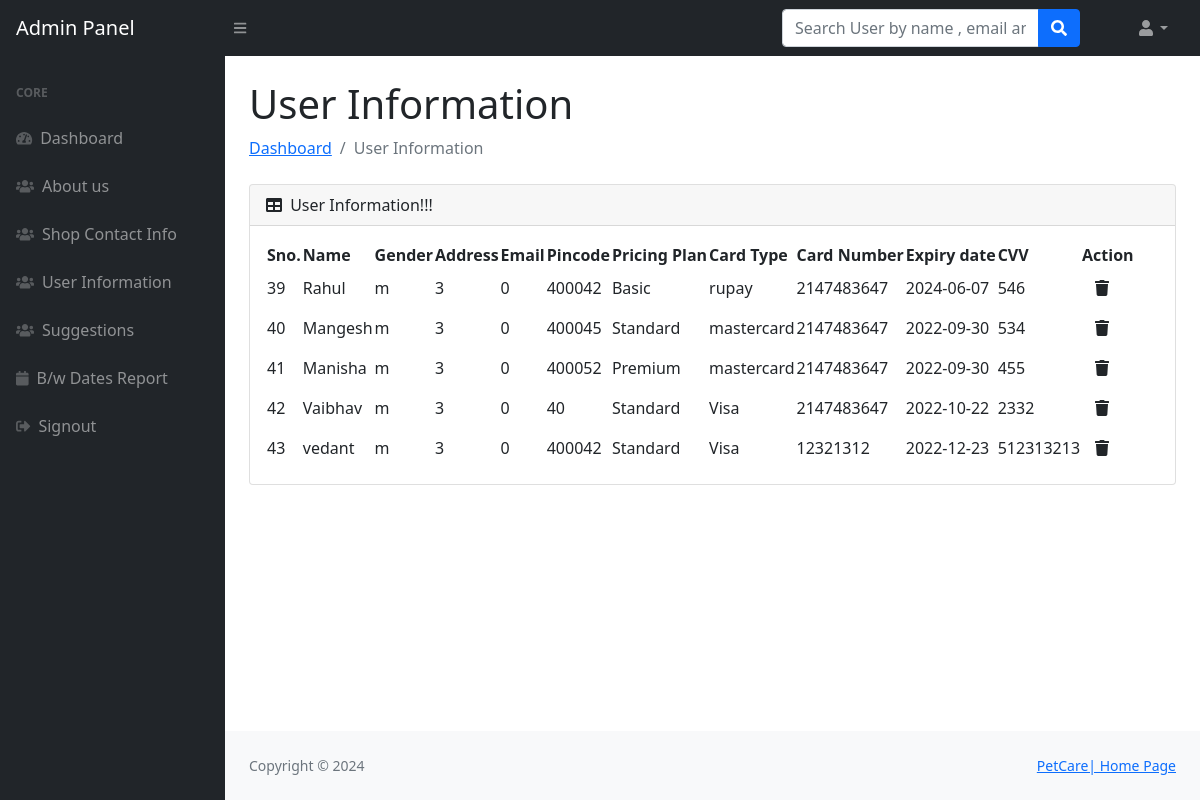
Screenshot of /admin_panel/loginsystem/admin/payment_info.php (signed in) with the database file from the repository.
### tables this page shows
CREATE TABLE `user_info` (
  `my_row_id` bigint unsigned NOT NULL AUTO_INCREMENT /*!80023 INVISIBLE */,
  `id` int NOT NULL,
  `name` varchar(255) NOT NULL,
  `gender` varchar(191) NOT NULL,
  `address` int NOT NULL,
  `email` int NOT NULL,
  `pincode` int NOT NULL,
  `plan` varchar(255) NOT NULL,
  `card_type` varchar(255) NOT NULL,
  `card_number` int NOT NULL,
  `exp_date` date NOT NULL,
  `cvv` int NOT NULL,
  PRIMARY KEY (`my_row_id`)
);

### admin_panel/loginsystem/admin/payment_info.php (the view, shortened to what this page needs)
<?php
if (strlen($_SESSION['adminid']==0)) {
  header('location:logout.php');
  } else{
   ?>
<!DOCTYPE html>
<html lang="en">
    <head>
        <link href="https://cdn.jsdelivr.net/npm/simple-datatables@latest/dist/style.css" rel="stylesheet" />
        <link href="../css/styles.css" rel="stylesheet" />
    </head>
    <body class="sb-nav-fixed">
      <?php include_once('includes/navbar.php');?>
        <div id="layoutSidenav">
         <?php include_once('includes/sidebar.php');?>
            <div id="layoutSidenav_content">
                <main>
                    <div class="container-fluid px-4">
                        <h1 class="mt-4">User Information</h1>
                        <ol class="breadcrumb mb-4">
                            <li class="breadcrumb-item"><a href="dashboard.php">Dashboard</a></li>
                            <li class="breadcrumb-item active">User Information</li>
                        </ol>
                        <div class="card mb-4">
                            <div class="card-header">
                                <i class="fas fa-table me-1"></i>
                                User Information!!!
                            </div>
                            <div class="card-body">
                                <table id="datatablesSimple">
                                    <thead>
                                        <tr>
                                            <th>Sno.</th>
                                            <th>Name</th>
                                            <th>Gender</th>
                                            <th>Address</th>
                                            <th>Email</th>
                                            <th>Pincode</th>
                                            <th>Pricing Plan</th>
                                            <th>Card Type</th>
                                            <th>Card Number</th>
                                            <th>Expiry date</th>
                                            <th>CVV</th>
                                            <th>Action</th>
                                        </tr>
                                    </thead>
                                    <tbody>
                                        <?php
                                        $server = "wecare.mysql.database.azure.com";
                                        $user = "azure";
                                        $password = "Pranay@302002";
                                        $database = "contact_data";
                                        $ssl_mode = MYSQLI_CLIENT_SSL;
                                        $conn = mysqli_init();
                                        mysqli_ssl_set($conn, NULL, NULL, NULL, NULL, NULL);
                                        mysqli_real_connect($conn, $server, $user, $password, $database, 3306, NULL, $ssl_mode);
                                        $ret = mysqli_query($conn, "SELECT * FROM user_info");
                                        while ($row = mysqli_fetch_array($ret)) {
                                        ?>
                                        <tr>
                                            <td><?php echo $row['id'];?></td>
                                            <td><?php echo $row['name'];?></td>
                                            <td><?php echo $row['gender'];?></td>
                                            <td><?php echo $row['address'];?></td>
                                            <td><?php echo $row['email'];?></td>
                                            <td><?php echo $row['pincode'];?></td>
                                            <td><?php echo $row['plan'];?></td>
                                            <td><?php echo $row['card_type'];?></td>
                                            <td><?php echo $row['card_number'];?></td>
                                            <td><?php echo $row['exp_date'];?></td>
                                            <td><?php echo $row['cvv'];?></td>
                                            <td>
                                                <form action="code.php" method="POST">
                                                    <button type="submit" class="btn" name="dltinfo_btn"><i class="fa fa-trash"></i></button>
                                                </form>
                                            </td>
                                        </tr>
                                        <?php
                                        }
                                        ?>
                                    </tbody>
                                </table>
                            </div>
                        </div>
                    </div>
                </main>
  <?php include('../includes/footer.php');?>
            </div>
        </div>
    </body>
</html>
<?php } ?>

### admin_panel/loginsystem/admin/includes/navbar.php (shortened to what this page needs)
<nav class="sb-topnav navbar navbar-expand navbar-dark bg-dark">
          <a class="navbar-brand ps-3" href="dashboard.php">Admin Panel</a>
          <button class="btn btn-link btn-sm order-1 order-lg-0 me-4 me-lg-0" id="sidebarToggle" href="#!"><i class="fas fa-bars"></i></button>
          <form class="d-none d-md-inline-block form-inline ms-auto me-0 me-md-3 my-2 my-md-0">
              <div class="input-group">
              </div>
          </form>
           <form class="d-none d-md-inline-block form-inline ms-auto me-0 me-md-5 my-5 my-md-0" method="post" action="search-result.php">
              <div class="input-group">
                  <input class="form-control" type="text" placeholder="Search User by name , email and contact number" title="Search User by name , email and contact number" aria-describedby="btnNavbarSearch" name="searchkey" />
                  <button class="btn btn-primary" id="btnNavbarSearch" type="submit" ><i class="fas fa-search"></i></button>
              </div>
          </form>
          <ul class="navbar-nav ms-auto ms-md-0 me-3 me-lg-4">
              <li class="nav-item dropdown">
                  <a class="nav-link dropdown-toggle" id="navbarDropdown" href="#" role="button" data-bs-toggle="dropdown" aria-expanded="false"><i class="fas fa-user fa-fw"></i></a>
              </li>
          </ul>
      </nav>

### admin_panel/loginsystem/admin/includes/sidebar.php
 <div id="layoutSidenav_nav">
               <nav class="sb-sidenav accordion sb-sidenav-dark" id="sidenavAccordion">
                   <div class="sb-sidenav-menu">
                       <div class="nav">
                           <div class="sb-sidenav-menu-heading">Core</div>
                           <a class="nav-link" href="dashboard.php">
                               <div class="sb-nav-link-icon"><i class="fas fa-tachometer-alt"></i></div>
                               Dashboard
                           </a>
                           <a class="nav-link" href="Aboutus.php">
                               <div class="sb-nav-link-icon"><i class="fas fa-users"></i></div>
                               About us
                           </a>
                           <a class="nav-link" href="shopcontact.php">
                               <div class="sb-nav-link-icon"><i class="fas fa-users"></i></div>
                               Shop Contact Info
                           </a>
                           <a class="nav-link" href="payment_info.php">
                               <div class="sb-nav-link-icon"><i class="fas fa-users"></i></div>
                               User Information
                           </a>
                           <a class="nav-link" href="sugestions.php">
                               <div class="sb-nav-link-icon"><i class="fas fa-users"></i></div>
                               Suggestions
                           </a>
<a class="nav-link" href="bwdates-report-ds.php">
                               <div class="sb-nav-link-icon"><i class="fa fa-calendar"></i></div>
                               B/w Dates Report
                           </a>
                           <a class="nav-link" href="logout.php">
                               <div class="sb-nav-link-icon"><i class="fas fa-sign-out-alt"></i></div>
                               Signout
                           </a>
                       </div>
                   </div>
               </nav>
           </div>

### admin_panel/loginsystem/includes/footer.php
<div id="layoutAuthentication_footer">
             <footer class="py-4 bg-light mt-auto">
                 <div class="container-fluid px-4">
                     <div class="d-flex align-items-center justify-content-between small">
                         <div class="text-muted">Copyright &copy; <?php echo date('Y');?></div>
                         <div>
                             <a href="../../../index.php"> PetCare| Home Page</a>
                         </div>
                     </div>
                 </div>
             </footer>
         </div>

### rows the page displays
user_info: id "39", name "Rahul", gender "m", address "3", email "0", pincode "400042", plan "Basic", card_type "rupay", card_number "2147483647", exp_date "2024-06-07", cvv "546"
user_info: id "40", name "Mangesh", gender "m", address "3", email "0", pincode "400045", plan "Standard", card_type "mastercard", card_number "2147483647", exp_date "2022-09-30", cvv "534"
user_info: id "41", name "Manisha", gender "m", address "3", email "0", pincode "400052", plan "Premium", card_type "mastercard", card_number "2147483647", exp_date "2022-09-30", cvv "455"
user_info: id "42", name "Vaibhav", gender "m", address "3", email "0", pincode "40", plan "Standard", card_type "Visa", card_number "2147483647", exp_date "2022-10-22", cvv "2332"
user_info: id "43", name "vedant", gender "m", address "3", email "0", pincode "400042", plan "Standard", card_type "Visa", card_number "12321312", exp_date "2022-12-23", cvv "512313213"
